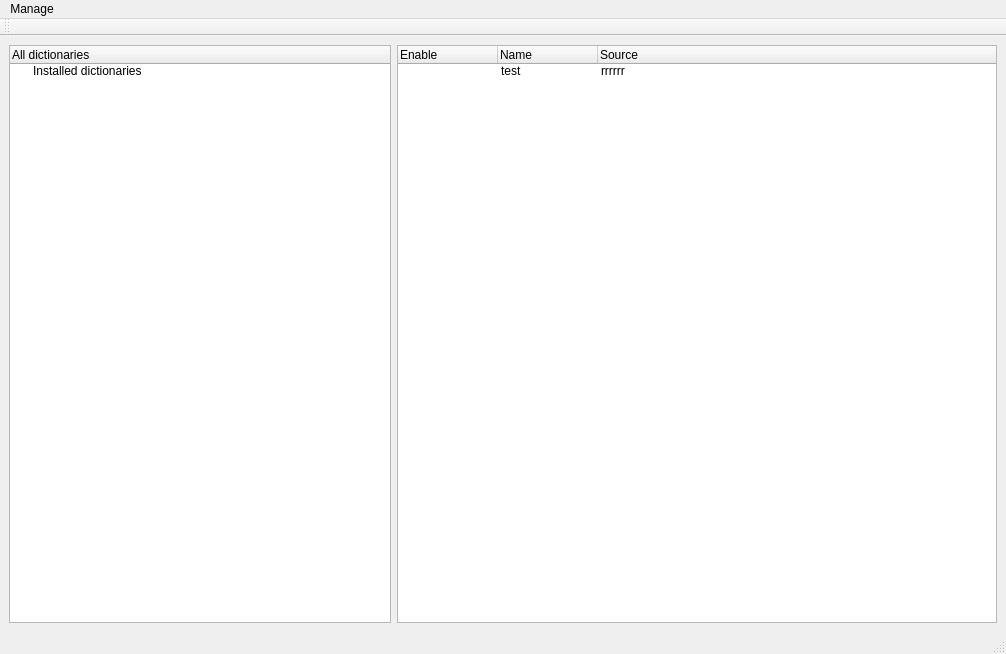
<?xml version="1.0" encoding="UTF-8"?>
<ui version="4.0">
 <class>MainWindow</class>
 <widget class="QMainWindow" name="MainWindow">
  <property name="geometry">
   <rect>
    <x>0</x>
    <y>0</y>
    <width>1006</width>
    <height>654</height>
   </rect>
  </property>
  <property name="windowTitle">
   <string>Manage dictionaries</string>
  </property>
  <widget class="QWidget" name="centralwidget">
   <layout class="QHBoxLayout" name="horizontalLayout_2">
    <item>
     <layout class="QHBoxLayout" name="horizontalLayout">
      <item>
       <widget class="QTreeWidget" name="treeWidget">
        <column>
         <property name="text">
          <string>All dictionaries</string>
         </property>
        </column>
        <item>
         <property name="text">
          <string>Installed dictionaries</string>
         </property>
        </item>
       </widget>
      </item>
      <item>
       <widget class="QTreeWidget" name="treeWidget_2">
        <property name="minimumSize">
         <size>
          <width>600</width>
          <height>0</height>
         </size>
        </property>
        <column>
         <property name="text">
          <string>Enable</string>
         </property>
        </column>
        <column>
         <property name="text">
          <string>Name</string>
         </property>
        </column>
        <column>
         <property name="text">
          <string>Source</string>
         </property>
        </column>
        <item>
         <property name="text">
          <string/>
         </property>
         <property name="text">
          <string>test</string>
         </property>
         <property name="text">
          <string>rrrrrr</string>
         </property>
        </item>
       </widget>
      </item>
     </layout>
    </item>
   </layout>
  </widget>
  <widget class="QMenuBar" name="menubar">
   <property name="geometry">
    <rect>
     <x>0</x>
     <y>0</y>
     <width>1006</width>
     <height>23</height>
    </rect>
   </property>
   <widget class="QMenu" name="menuManage">
    <property name="title">
     <string>Manage</string>
    </property>
   </widget>
   <addaction name="menuManage"/>
  </widget>
  <widget class="QStatusBar" name="statusbar"/>
  <widget class="QToolBar" name="toolBar">
   <property name="windowTitle">
    <string>toolBar</string>
   </property>
   <attribute name="toolBarArea">
    <enum>TopToolBarArea</enum>
   </attribute>
   <attribute name="toolBarBreak">
    <bool>false</bool>
   </attribute>
  </widget>
 </widget>
 <resources/>
 <connections/>
</ui>
